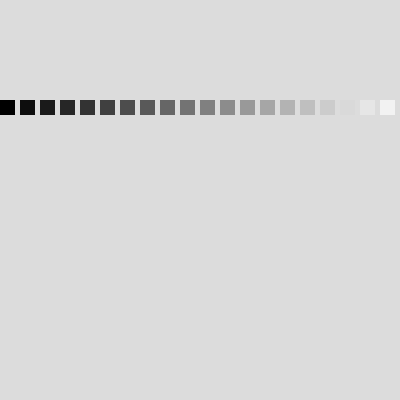
Frame 1 (no input)
Frame 2 (the mouse pressed at the canvas centre, redrawn once): identical to frame 1, image omitted

The p5.js sketch that drew this single still picture (run headless with seeded random() and noise() and a simulated clock; the mouse was pressed at the canvas centre and the sketch redrawn once):

// p5.js sketch
// ── sketch.js
function setup() {
  createCanvas(400, 400);
  noLoop()
}

function draw() {
  background(220);
  for(a=0;a<20;a++){
    // fill(a)
    c = map(a,0,20,0,255)
    noStroke()
    print(c)
    fill(c)
    rect(a*20,100,15,15)
  }
  
}
